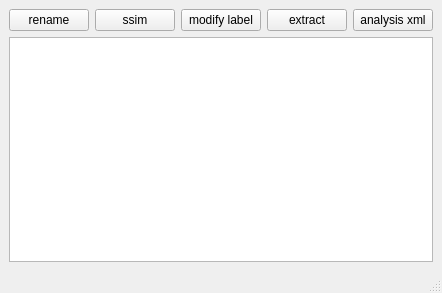
<?xml version="1.0" encoding="UTF-8"?>
<ui version="4.0">
 <class>MainWindow</class>
 <widget class="QMainWindow" name="MainWindow">
  <property name="geometry">
   <rect>
    <x>0</x>
    <y>0</y>
    <width>391</width>
    <height>293</height>
   </rect>
  </property>
  <property name="windowTitle">
   <string>MainWindow</string>
  </property>
  <widget class="QWidget" name="centralwidget">
   <layout class="QVBoxLayout" name="verticalLayout">
    <item>
     <layout class="QHBoxLayout" name="horizontalLayout">
      <item>
       <widget class="QPushButton" name="btnRename">
        <property name="text">
         <string>rename</string>
        </property>
       </widget>
      </item>
      <item>
       <widget class="QPushButton" name="btnSSIM">
        <property name="text">
         <string>ssim</string>
        </property>
       </widget>
      </item>
      <item>
       <widget class="QPushButton" name="btnModifyLabel">
        <property name="text">
         <string>modify label</string>
        </property>
       </widget>
      </item>
      <item>
       <widget class="QPushButton" name="btnExtract">
        <property name="text">
         <string>extract</string>
        </property>
       </widget>
      </item>
      <item>
       <widget class="QPushButton" name="btnAnalysis">
        <property name="text">
         <string>analysis xml</string>
        </property>
       </widget>
      </item>
     </layout>
    </item>
    <item>
     <widget class="QListWidget" name="listWidget"/>
    </item>
   </layout>
  </widget>
  <widget class="QMenuBar" name="menubar">
   <property name="geometry">
    <rect>
     <x>0</x>
     <y>0</y>
     <width>391</width>
     <height>21</height>
    </rect>
   </property>
  </widget>
  <widget class="QStatusBar" name="statusbar"/>
 </widget>
 <resources/>
 <connections/>
</ui>
